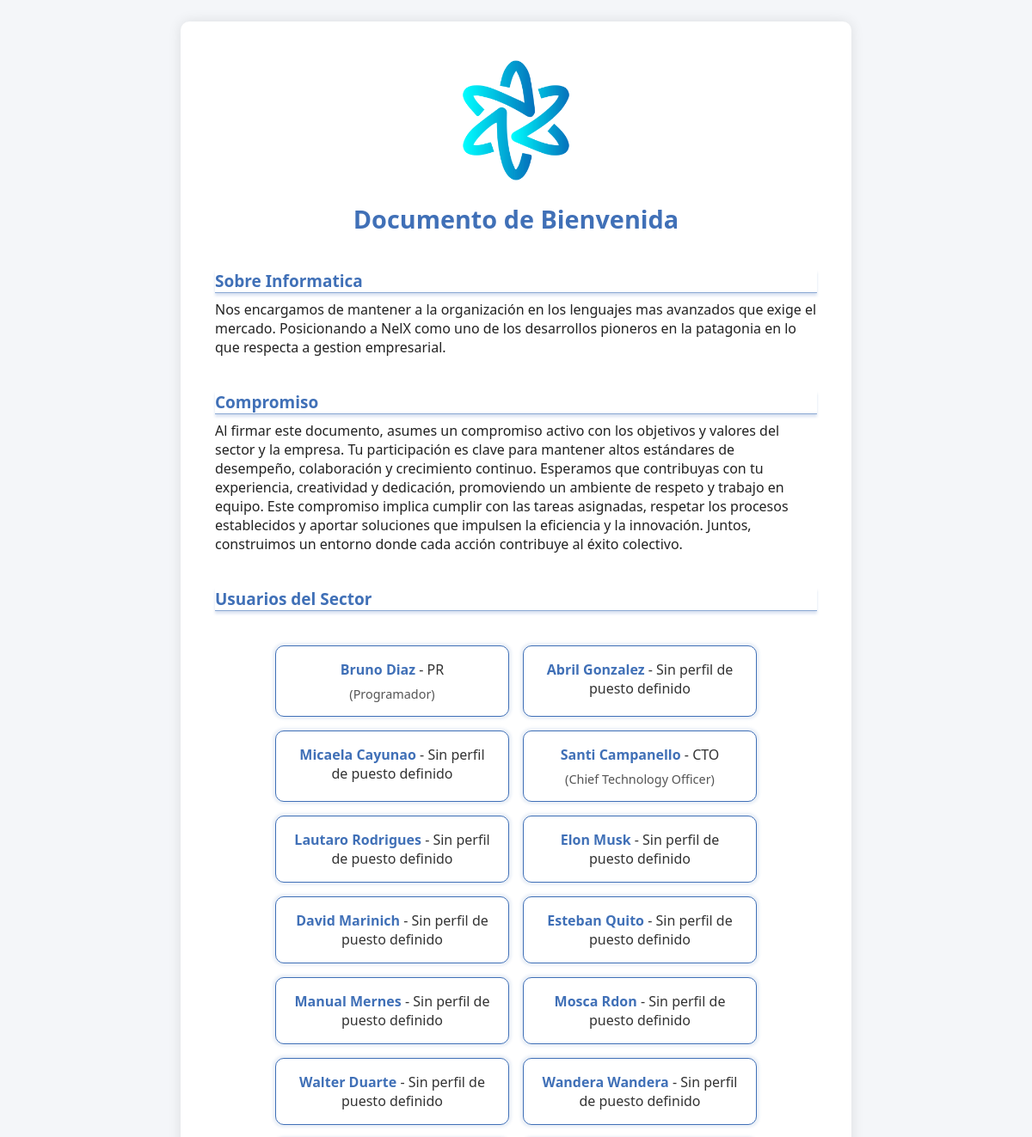
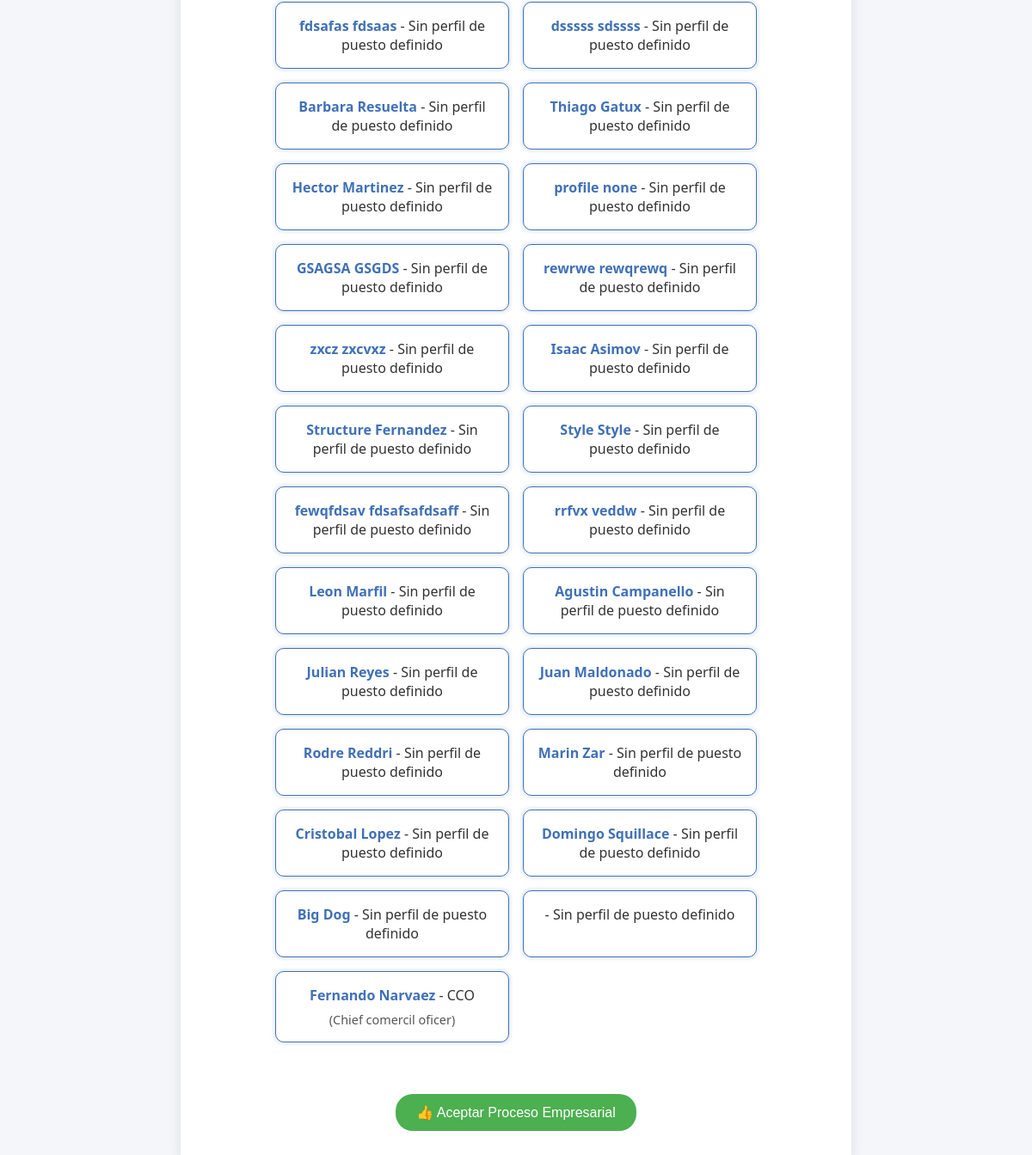
Page /ver_procesos/1/ (signed in) on the committed database (2 pictures, top to bottom).
### core/models.py (models this page shows, shortened)
class InstructivoGeneral(models.Model):
    nombre = models.CharField(max_length=150, unique=True, default="No definido")
    sector = models.OneToOneField(Sector, related_name='instructivo_general', on_delete=models.CASCADE)
    descripcion_sector = models.TextField(blank=True)
    logo_empresa = models.ImageField(upload_to='logos/', blank=True, null=True)
    firmado_por = models.ManyToManyField("CustomUser", related_name="firmas_instructivos_generales", blank=True)

class Sector(models.Model):
    nombre = models.CharField(max_length=100)
    descripcion = models.TextField(blank=True)

class PerfilPuesto(models.Model):
    sector = models.ForeignKey(Sector, related_name='perfiles', on_delete=models.CASCADE)
    nombre_puesto = models.CharField(max_length=150)
    descripcion = models.TextField()
    responsable = models.ForeignKey(User, related_name='puestos', on_delete=models.SET_NULL, null=True, blank=True)

### core/views.py (the view, shortened to what this page needs)
# urls.py: path('ver_procesos/<int:sector_id>/', views.ver_procesos, name='ver_procesos'),
@loading_view
@login_required
def ver_procesos(request, sector_id=None):
    if sector_id is None:
        sector_id = request.GET.get("sector_id")
    if not sector_id:
        return HttpResponseBadRequest("Falta sector_id")
    sector = get_object_or_404(Sector, id=sector_id)
    instructivo = InstructivoGeneral.objects.filter(sector=sector).first()
    usuarios_sector = CustomUser.objects.filter(sectores=sector)
    perfiles_puesto = PerfilPuesto.objects.filter(sector=sector)
    sectores_usuario = request.user.sectores.all()
    usuarios_con_perfil = []
    for usuario in usuarios_sector:
        perfil = perfiles_puesto.filter(responsable=usuario).first()
        usuarios_con_perfil.append({
            'nombre': f"{usuario.first_name} {usuario.last_name}",
            'perfil': perfil.nombre_puesto if perfil else "Sin perfil de puesto definido",
            'descripcion': perfil.descripcion if perfil else ""
        })
    return render(request, "ver_proceso.html", {
        "sector": sector,
        "instructivo": instructivo,
        "usuarios_con_perfil": usuarios_con_perfil
    })

### core/context_processors.py (called while the page is built)
def notificaciones_context(request):
    if request.user.is_authenticated:
        notificaciones_no_leidas = Notificacion.objects.filter(
            tarea__sector__in=request.user.sectores.all(),
            leida=False
        )
        return {
            'notificaciones_no_leidas': notificaciones_no_leidas,
            'cantidad_no_leidas': notificaciones_no_leidas.count(),
        }
    return {}

### core/views.py (called while the page is built)
def loading_view(view_func):
    @wraps(view_func)
    def wrapper(request, *args, **kwargs):
        if request.GET.get('loading') == 'true':
            return render(request, 'loading.html')
        return view_func(request, *args, **kwargs)
    return wrapper

### templates/ver_proceso.html (shortened to what this page needs)
{% load static %}
<!DOCTYPE html>
<html lang="es">
<head>
    <link rel="stylesheet" href="{% static 'css/ver_proceso.css' %}">
</head>
<body>
    {% include 'loading.html' %}
    <div class="body-des-pos">
        <div class="body-des">
            <div class="main-container">
                {% if instructivo %}
                    <div class="logo-section">
                        {% if instructivo.logo_empresa %}
                            <img src="{{ instructivo.logo_empresa.url }}" alt="Logo del Instructivo" class="company-logo">
                        {% elif sector.logo %}
                            <img src="{{ sector.logo.url }}" alt="Logo del Sector" class="company-logo">
                        {% else %}
                            <p class="no-logo">No se ha asignado un logo para este sector.</p>
                        {% endif %}
                    </div>
                    <div class="section-title">
                        <h1>Documento de Bienvenida</h1>
                    </div>
                    <div class="description-section">
                        <h3>Sobre {{ sector.nombre }}</h3>
                        <p>{{ instructivo.descripcion_sector }}</p>
                    </div>
                    <div class="description-section">
                        <h3>Compromiso</h3>
                        <p>Al firmar este documento, asumes un compromiso
                            activo con los objetivos y valores del sector
                            y la empresa. Tu participación es clave para
                            mantener altos estándares de desempeño, colaboración
                            y crecimiento continuo. Esperamos que contribuyas
                            con tu experiencia, creatividad y dedicación,
                            promoviendo un ambiente de respeto y trabajo en
                            equipo.
                            Este compromiso implica cumplir con las tareas
                            asignadas, respetar los procesos establecidos y
                            aportar soluciones que impulsen la eficiencia y
                            la innovación. Juntos, construimos un entorno donde
                            cada acción contribuye al éxito colectivo.</p>
                    </div>
                    <h3>Usuarios del Sector</h3>
                    <ul class="user-list">
                        {% for usuario in usuarios_con_perfil %}
                            <li>
                                <b>{{ usuario.nombre }}</b> - {{ usuario.perfil }}
                                {% if usuario.descripcion %}
                                    <span class="description">({{ usuario.descripcion }})</span>
                                {% endif %}
                            </li>
                        {% empty %}
                            <li class="empty">No hay usuarios registrados en este sector.</li>
                        {% endfor %}
                    </ul>
                    <div class="save-process">
                        <form method="post">
                            <button type="submit" class="btn accept-process-btn">
                                👍 Aceptar Proceso Empresarial
                            </button>
                        </form>
                    </div>
                {% else %}
                    <p class="no-process-message">
                        ⚠️ No hay un documento de bienvenida para este sector.
                    </p>
                {% endif %}
            </div>
        </div>
    </div>
</body>
</html>

### static/CSS/ver_proceso.css (style rules this page uses)
:root { --primary-color: #4070B7; --primary-hover: #305a8c; --secondary-color: #8FFFFF; --background-light: #f4f6f9; --text-color: #333; --border-radius: 10px; --box-shadow: 0 4px 10px rgba(0, 0, 0, 0.1); --transition: 0.3s ease-in-out; --task-background: #ffffff; }
* { scrollbar-width: thin; scrollbar-color: #4070B7 #f4f6f9; }
body { font-family: 'Segoe UI', Tahoma, Geneva, Verdana, sans-serif; background-color: #f4f6f9; margin: 0; padding: 0; height: 100vh; }
.body-des-pos { width: 100%; display: flex; justify-content: center; padding: 25px 0; }
.body-des { width: 65%; background-color: #ffffff; padding: 40px; box-shadow: 0 0 15px rgba(0, 0, 0, 0.1); border-radius: 10px; display: flex; flex-direction: center; align-items: center; }
.section-title { text-align: center; margin-bottom: 20px; }
.section-title > h1 { color: #4070B7; font-size: 1.8em; font-weight: 700; }
.description-section > h3 { color: #4070b7; font-size: 19px; margin-bottom: 8px; border: none; border-bottom: .2px solid #4070b79d; box-shadow: 0px 3px 3px #4070b733; }
.description-section > p { color: #222222; font-size: 16px; margin-bottom: 20px; }
.main-container > h3 { color: #4070b7; font-size: 19px; border: none; border-bottom: .2px solid #4070b79d; box-shadow: 0px 3px 3px #4070b733; }
.user-list { display: grid; grid-template-columns: repeat(auto-fill, minmax(200px, 1fr)); gap: 16px; padding: 0; list-style: none; margin: 20px auto; max-width: 80%; }
.user-list li { background: var(--task-background); border: 1px solid var(--primary-color); border-radius: var(--border-radius); box-shadow: 0px 0px 3px 3px #4070b71b; padding: 16px; text-align: center; font-weight: 500; color: var(--text-color); transition: transform var(--transition), box-shadow var(--transition); cursor: pointer; position: relative; overflow: hidden; }
.user-list > li > b { color: var(--primary-color); }
.user-list li span.description { display: block; font-size: 0.9em; color: #555; margin-top: 8px; }
.main-container { display: flex; flex-direction: column; gap: 20px; }
.logo-section { display: flex; flex-direction: column; align-items: center; gap: 10px; }
.company-logo { width: 150px; height: auto; object-fit: contain; }
.save-process { text-align: center; margin-top: 20px; }
.save-process button { background-color: #4CAF50; color: white; padding: 12px 24px; font-size: 16px; border: none; border-radius: 20px; cursor: pointer; transition: background-color 0.3s; }

### static/CSS/loading.css (style rules this page uses)
:root { --primary-color: #4070B7; --secondary-color: #ffffff; --background-overlay: rgba(255, 255, 255, 0.966); --loading-bar-height: 8px; --loading-bar-radius: 10px; --font-family: 'Arial', sans-serif; }
* { margin: 0; padding: 0; box-sizing: border-box; }

### rows in the picture
InstructivoGeneral: logo_empresa (picture), descripcion_sector "Nos encargamos de mantener a la organización en los lenguajes mas avanzados que exige el mercado. Posicionando a NelX como uno de los desarrollos pioneros en la patagonia en lo que respecta a gestion empresarial."
Sector: nombre "Informatica"
PerfilPuesto: perfil "PR", descripcion "Programador"
PerfilPuesto: perfil "CTO", descripcion "Chief Technology Officer"
PerfilPuesto: perfil "CCO", descripcion "Chief comercil oficer"

### other values in the picture
{{ usuario.nombre }} "Bruno Diaz" "Abril Gonzalez" "Micaela Cayunao" "Santi Campanello" "Lautaro Rodrigues" "Elon Musk" "David Marinich" "Esteban Quito" "Manual Mernes" "Mosca Rdon" "Walter Duarte" "Wandera Wandera" "fdsafas fdsaas" "dsssss sdssss" "Barbara Resuelta" "Thiago Gatux" "Hector Martinez" "profile none" "GSAGSA GSGDS" "rewrwe rewqrewq" "zxcz zxcvxz" "Isaac Asimov" "Structure Fernandez" "Style Style" "fewqfdsav fdsafsafdsaff" "rrfvx veddw" "Leon Marfil" "Agustin Campanello" "Julian Reyes" "Juan Maldonado" "Rodre Reddri" "Marin Zar" "Cristobal Lopez" "Domingo Squillace" "Big Dog" "Fernando Narvaez"
{{ usuario.perfil }} "Sin perfil de puesto definido" "Sin perfil de puesto definido" "Sin perfil de puesto definido" "Sin perfil de puesto definido" "Sin perfil de puesto definido" "Sin perfil de puesto definido" "Sin perfil de puesto definido" "Sin perfil de puesto definido" "Sin perfil de puesto definido" "Sin perfil de puesto definido" "Sin perfil de puesto definido" "Sin perfil de puesto definido" "Sin perfil de puesto definido" "Sin perfil de puesto definido" "Sin perfil de puesto definido" "Sin perfil de puesto definido" "Sin perfil de puesto definido" "Sin perfil de puesto definido" "Sin perfil de puesto definido" "Sin perfil de puesto definido" "Sin perfil de puesto definido" "Sin perfil de puesto definido" "Sin perfil de puesto definido" "Sin perfil de puesto definido" "Sin perfil de puesto definido" "Sin perfil de puesto definido" "Sin perfil de puesto definido" "Sin perfil de puesto definido" "Sin perfil de puesto definido" "Sin perfil de puesto definido" "Sin perfil de puesto definido" "Sin perfil de puesto definido" "Sin perfil de puesto definido" "Sin perfil de puesto definido"
